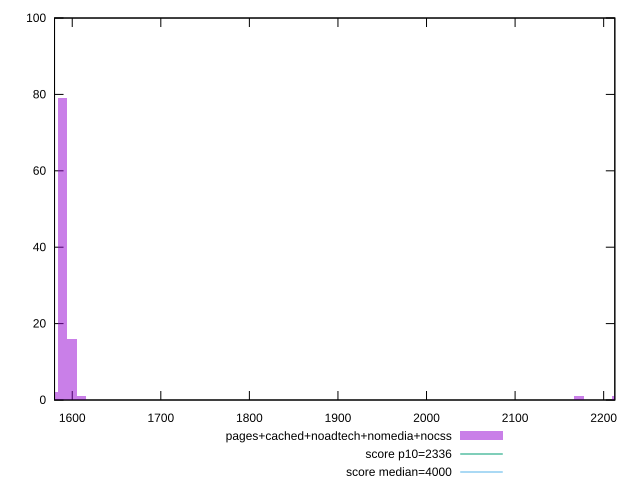

Write the gnuplot code that produced this figure.
reset

$pagesCachedNoadtechNomediaNocss <<EOF
2214.3639137594305 1
2171.9837431611636 1
1589.2563974349978 79
1599.8514400845645 16
1610.4464827341312 1
1578.6613547854313 2
EOF

set key outside below
set boxwidth 10.595042649566652
set xrange [1580.0095:2212.5979999999995]
set yrange [0:100]
set trange [0:100]
set style fill transparent solid 0.5 noborder

set parametric
set terminal svg size 640, 490 enhanced background rgb 'white'
set output "report_00019_2021-02-10T18-14-37.922Z//first-meaningful-paint/comparison/histogram/4_vs_5.svg"

plot $pagesCachedNoadtechNomediaNocss title "pages+cached+noadtech+nomedia+nocss" with boxes, \
     2336,t title "score p10=2336", \
     4000,t title "score median=4000"

reset
